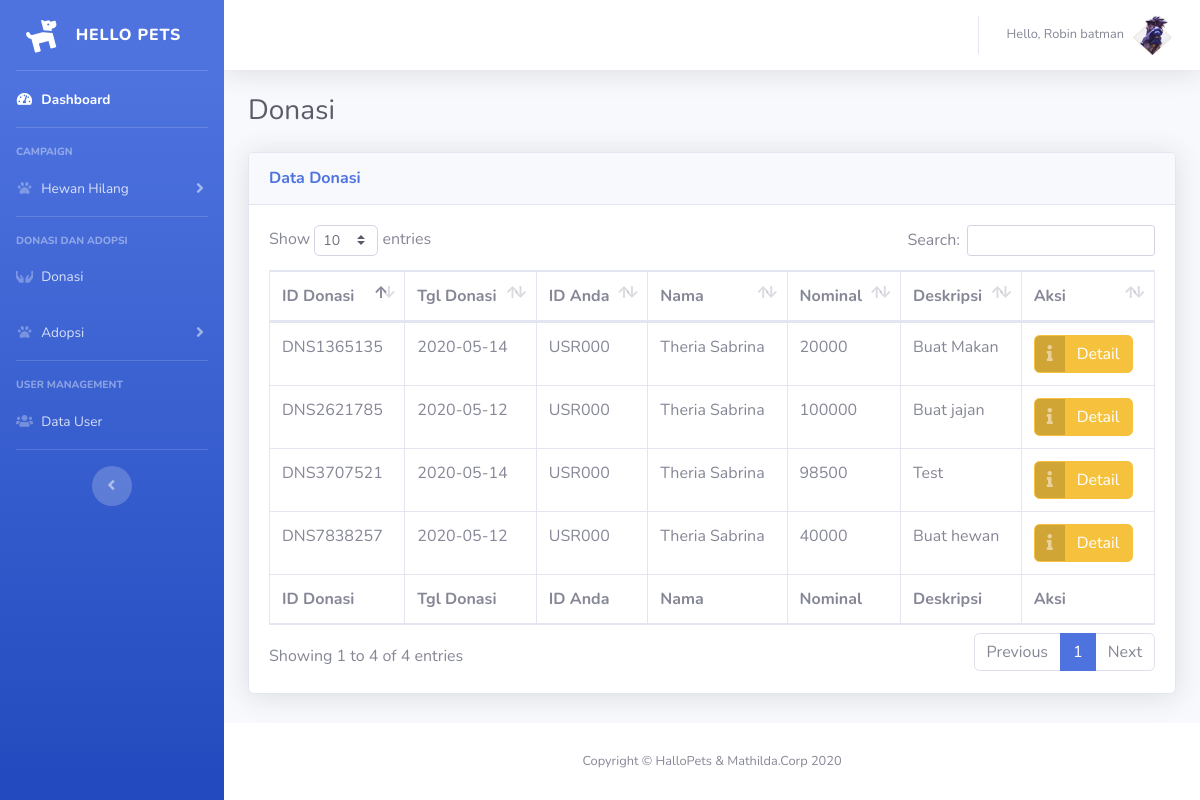
/admin/index.php?page=donasi (signed in), run on the app's committed database.
### tables this page shows
CREATE TABLE `donasi` (
  `id` varchar(10) NOT NULL,
  `id_user` varchar(6) NOT NULL,
  `nama` varchar(100) NOT NULL,
  `nominal` int(10) NOT NULL,
  `deskripsi` text NOT NULL,
  `tgl_donasi` date NOT NULL
);

### admin/functions.php (called while the page is built, shortened)
<?php
include "../db/db-connection.php";
$id 	= $_SESSION['id'];
function showProfile()
{
	global $conn;
	global $id;
	$query 	= "SELECT * FROM admin WHERE id = '$id'";
	$result	= mysqli_query($conn,$query);
	$rows	= [];
	while ($row = mysqli_fetch_assoc($result)) {
		$rows[] = $row;
	}
	return $rows;
}
function showDonasi($data){
	global $conn;
	if ($data == 'all') {
		$query 	= "SELECT * FROM donasi";
		$result	= mysqli_query($conn,$query);
		$rows	= [];
		while ($row = mysqli_fetch_assoc($result)) {
			$rows[] = $row;
		}
	}
	elseif ($data == 'jumlah') {
		$query 	= "SELECT * FROM donasi";
		$result	= mysqli_query($conn,$query);
		$rows	= mysqli_num_rows($result);
	}
	return $rows;
}
?>

### admin/donasi.php (the view, shortened to what this page needs)
<?php
$dataDonasi =	showDonasi('all');
?>
<div class="d-sm-flex align-items-center justify-content-between mb-4">
	<h1 class="h3 mb-0 text-gray-800">Donasi</h1>
</div>
<div class="card shadow mb-4">
 <div class="card-header py-3 d-flex flex-row align-items-center justify-content-between">
  <h6 class="m-0 font-weight-bold text-primary">Data Donasi</h6>
</div>
<div class="card-body">
  <div class="table-responsive">
   <table class="table table-bordered" id="dataTable" width="100%" cellspacing="0">
    <thead>
     <tr>
      <th>ID Donasi</th>
      <th>Tgl Donasi</th>
      <th>ID Anda</th>
      <th>Nama</th>
      <th>Nominal</th>
      <th>Deskripsi</th>
      <th>Aksi</th>
    </tr>
  </thead>
  <tfoot>
   <tr>
    <th>ID Donasi</th>
    <th>Tgl Donasi</th>
    <th>ID Anda</th>
    <th>Nama</th>
    <th>Nominal</th>
    <th>Deskripsi</th>
    <th>Aksi</th>
  </tr>
</tfoot>
<tbody>
  <?php foreach ($dataDonasi as $data_donasi) : ?>
   <tr>
    <td><?= $data_donasi['id']; ?></td>
    <td><?= $data_donasi['tgl_donasi']; ?></td>
    <td><?= $data_donasi['id_user']; ?></td>
    <td><?= $data_donasi['nama']; ?></td>
    <td><?= $data_donasi['nominal']; ?></td>
    <td><?= $data_donasi['deskripsi']; ?></td>
    <td>
     <a href="#" class="btn btn-warning btn-icon-split donasidetail"
     data-id ="<?= $data_donasi['id']; ?>"
     data-tgl ="<?= $data_donasi['tgl_donasi']; ?>"
     data-usrid ="<?= $data_donasi['id_user']; ?>"
     data-nama ="<?= $data_donasi['nama']; ?>"
     data-nominal ="<?= $data_donasi['nominal']; ?>"
     data-desk ="<?= $data_donasi['deskripsi']; ?>">
     <span class="icon text-white-50">
       <i class="fas fa-info"></i>
     </span>
     <span class="text">Detail</span>
   </a>
 </td>
</tr>
<?php endforeach; ?>
</tbody>
</table>
</div>
</div>
</div>

### admin/index.php (shortened to what this page needs)
<?php
require 'functions.php';
$profile = showProfile();
foreach ($profile as $data) {
}
?>
<!DOCTYPE html>
<html lang="en">
<head>
  <link href="../vendor/fontawesome-free/css/all.min.css" rel="stylesheet" type="text/css">
  <link href="../css/sb-admin-2.min.css" rel="stylesheet">
  <link href="../vendor/datatables/dataTables.bootstrap4.min.css" rel="stylesheet">
  <link href="../css/dashboard.css" rel="stylesheet">
</head>
<body id="page-top">
  <div id="wrapper">
    <ul class="navbar-nav bg-gradient-primary sidebar sidebar-dark accordion" id="accordionSidebar">
      <a class="sidebar-brand d-flex align-items-center justify-content-center" href="index.php">
        <div class="sidebar-brand-icon rotate-n-15">
          <i class="fas fa-dog"></i>
        </div>
        <div class="sidebar-brand-text mx-3">Hello Pets</div>
      </a>
      <hr class="sidebar-divider my-0">
      <li class="nav-item active">
        <a class="nav-link" href="index.php?page=dashboard">
          <i class="fas fa-fw fa-tachometer-alt"></i>
          <span>Dashboard</span></a>
        </li>
        <hr class="sidebar-divider">
        <div class="sidebar-heading">
          Campaign
        </div>
        <li class="nav-item">
          <a class="nav-link collapsed" href="#" data-toggle="collapse" data-target="#collapseTwo" aria-expanded="true" aria-controls="collapseTwo">
            <i class="fas fa-fw fa-paw"></i>
            <span>Hewan Hilang</span>
          </a>
        </li>
        <hr class="sidebar-divider">
        <div class="sidebar-heading">
          Donasi dan Adopsi
        </div>
        <li class="nav-item">
          <a class="nav-link" href="index.php?page=donasi">
            <i class="fas fa-fw fa-hands"></i>
            <span>Donasi</span></a>
          </li>
          <li class="nav-item">
            <a class="nav-link collapsed" href="#" data-toggle="collapse" data-target="#collapseThree" aria-expanded="true" aria-controls="collapseTwo">
              <i class="fas fa-fw fa-paw"></i>
              <span>Adopsi</span>
            </a>
          </li>
          <hr class="sidebar-divider">
          <div class="sidebar-heading">
            User Management
          </div>
          <li class="nav-item">
            <a class="nav-link" href="index.php?page=user">
              <i class="fas fa-fw fa-users"></i>
              <span>Data User</span></a>
            </li>
            <hr class="sidebar-divider d-none d-md-block">
            <div class="text-center d-none d-md-inline">
              <button class="rounded-circle border-0" id="sidebarToggle"></button>
            </div>
          </ul>
          <div id="content-wrapper" class="d-flex flex-column">
            <div id="content">
              <nav class="navbar navbar-expand navbar-light bg-white topbar mb-4 static-top shadow">
                <ul class="navbar-nav ml-auto">
                  <li class="nav-item dropdown no-arrow">
                    <a class="nav-link dropdown-toggle" href="#" id="userDropdown" role="button" data-toggle="dropdown" aria-haspopup="true" aria-expanded="false">
                      <span class="mr-2 d-none d-lg-inline text-gray-600 small">Hello, <?= $data["nama"]; ?></span>
                      <?php if (!empty($_SESSION["pict"])) :?>
                        <img class="img-profile rounded-circle" style="width:40px; height: 40px;" src="../img/profile_pict/<?= $data["pict"]; ?>">
                        <?php else : ?>
                          <img class="img-profile rounded-circle" style="width:40px; height: 40px;" src="../img/profil_pict.png">
                        <?php endif; ?>
                      </a>
                    </li>
                  </ul>
                </nav>
                <div class="container-fluid">
                  <?php
                  if (isset($_GET['page'])) {
                    switch ($_GET['page']) {
                      case 'donasi':
                      include 'donasi.php';
                      break;
                    }
                  }
                  else{
                    include 'dashboard.php';
                  }
                  ?>
                </div>
              </div>
              <footer class="sticky-footer bg-white">
                <div class="container my-auto">
                  <div class="copyright text-center my-auto">
                    <span>Copyright &copy; HalloPets & Mathilda.Corp 2020</span>
                  </div>
                </div>
              </footer>
            </div>
          </div>
        </body>
        </html>

### data on the page
donasi: id "DNS1365135", tgl_donasi "2020-05-14", id_user "USR000", nama "Theria Sabrina", nominal "20000", deskripsi "Buat Makan"
donasi: id "DNS2621785", tgl_donasi "2020-05-12", id_user "USR000", nama "Theria Sabrina", nominal "100000", deskripsi "Buat jajan"
donasi: id "DNS3707521", tgl_donasi "2020-05-14", id_user "USR000", nama "Theria Sabrina", nominal "98500", deskripsi "Test"
donasi: id "DNS7838257", tgl_donasi "2020-05-12", id_user "USR000", nama "Theria Sabrina", nominal "40000", deskripsi "Buat hewan"

### other printed values
$data["nama"] "Robin batman"
